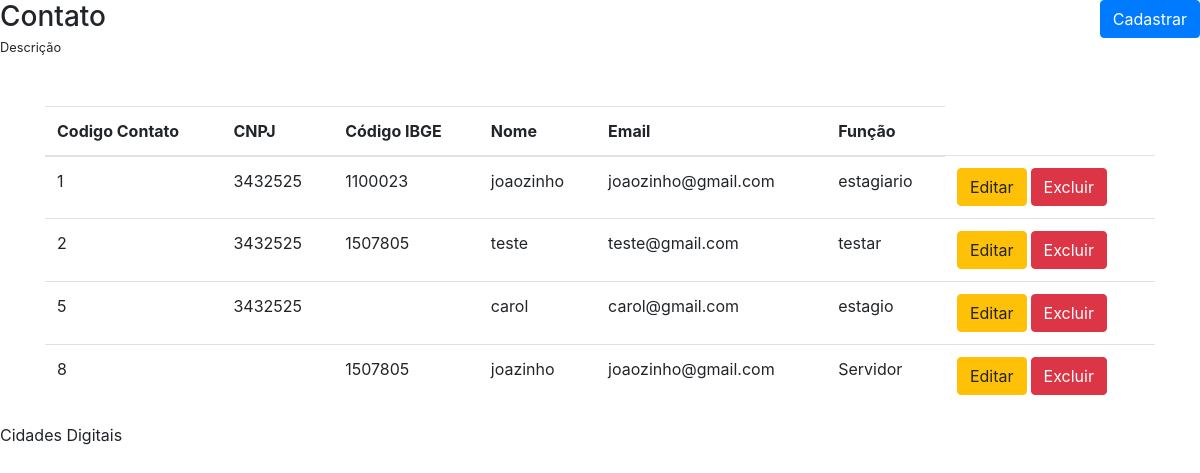
Page /View/Contato.php on the earlier database version.
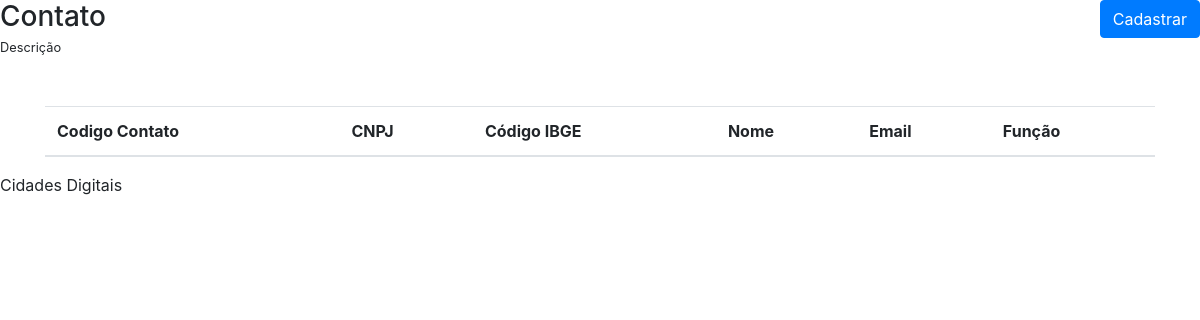
Same page on the later database version.
### tables this page shows
CREATE TABLE `contato` (
  `cod_contato` int(11) NOT NULL AUTO_INCREMENT,
  `cnpj` varchar(14) DEFAULT NULL,
  `cod_ibge` int(7) DEFAULT NULL,
  `nome` varchar(50) DEFAULT NULL,
  `email` varchar(100) DEFAULT NULL,
  `funcao` varchar(45) DEFAULT NULL,
  PRIMARY KEY (`cod_contato`),
  KEY `fk_contato_entidade1_idx` (`cnpj`),
  KEY `fk_contato_cd1_idx` (`cod_ibge`),
  CONSTRAINT `fk_contato_cd1` FOREIGN KEY (`cod_ibge`) REFERENCES `cd` (`cod_ibge`) ON DELETE NO ACTION ON UPDATE NO ACTION,
  CONSTRAINT `fk_contato_entidade1` FOREIGN KEY (`cnpj`) REFERENCES `entidade` (`cnpj`) ON DELETE NO ACTION ON UPDATE NO ACTION
);

### Model/DAO/ClassContatoDAO.php (called while the page is built, shortened)
<?php
class ClassContatoDAO {
    public function listarContato(){
        try {
            $pdo = Conexao::getInstance();
            $sql = "SELECT cod_contato, cnpj, cod_ibge, nome, email, funcao FROM contato ORDER BY cod_contato ASC";
            $stmt = $pdo->prepare($sql);
            $stmt->execute();
            return $stmt->fetchAll();
        } catch (PDOException $ex) {
            return $ex->getMessage();
        }
    }
}

### Controller/ControleListarContato.php (called while the page is built)
<?php
require_once '../Model/DAO/ClassContatoDAO.php';
$listar = new ClassContatoDAO();
$dados = $listar->listarContato();
if($dados) {
    $array_dados = $dados;
} else {
    $array_dados = [];
}

### view/Contato.php (the view, shortened to what this page needs)
<?php
    include_once("_cabecalho.php");
    require_once("../Controller/ControleListarContato.php");
    ?>
    <main id="main">
        <div class="row mb-5">
          <div id="mainHeader" class="col-md-6 d-flex align-items-center">
            <span>
            <h3 class="mb-0">Contato</h3>
            <small>Descrição</small>
            </span>
            </div>
            <div class="col-md-6 text-right">
                <button type="button" class="btn btn-primary" data-toggle="modal" data-target=".cadastrar-contato-modal-lg">
                Cadastrar
                </button>
            </div>
        </div>
        <div class="container">
          <div class="row">
            <div class="col-12">
              <div class="table-responsive">
                <table class="table">
                  <thead>
                    <tr>
                      <th scope="col">Codigo Contato</th>
                      <th scope="col">CNPJ </th>
                      <th scope="col">Código IBGE </th>
                      <th scope="col">Nome </th>
                      <th scope="col">Email </th>
                      <th scope="col">Função </th>
                    </tr>
                  </thead>
                  <tbody>
                  <?php
                    foreach($array_dados as $key => $value) {
                        ?>
                        <tr>
                          <td><?php echo $value['cod_contato'] ?></td>
                          <td><?php echo $value['cnpj'] ?></td>
                          <td><?php echo $value['cod_ibge'] ?></td>
                          <td><?php echo $value['nome'] ?></td>
                          <td><?php echo $value['email'] ?></td>
                          <td><?php echo $value['funcao'] ?></td>
                          <td>
                            <span class="d-flex">
                              <a href="<?php echo URL ?>View/ContatoEditar.php?cod_contato=<?php echo $value['cod_contato'] ?>"
                                class="btn btn-warning mr-1">
                                Editar
                              </a>
                              <button onclick="apagarDados('<?php echo URL ?>Controller/ControleApagarContato.php?cod_contato=<?php echo $value['cod_contato'] ?>')" class="btn btn-danger">
                              Excluir
                              </button>
                            </span>
                          </td>
                        </tr>
                        <?php
                    }
                  ?>
                  </tbody>
                </table>
              </div>
            </div>
          </div>
        </div>
    </main>
    <?php
    include_once('_rodape.php');
?>

Differences in the rows shown:
removed contato: cod_contato "1", cnpj "3432525", cod_ibge "1100023", nome "joaozinho", email "joaozinho@gmail.com", funcao "estagiario"
removed contato: cod_contato "2", cnpj "3432525", cod_ibge "1507805", nome "teste", email "teste@gmail.com", funcao "testar"
removed contato: cod_contato "5", cnpj "3432525", nome "carol", email "carol@gmail.com", funcao "estagio"
removed contato: cod_contato "8", cod_ibge "1507805", nome "joazinho", email "joaozinho@gmail.com", funcao "Servidor"
